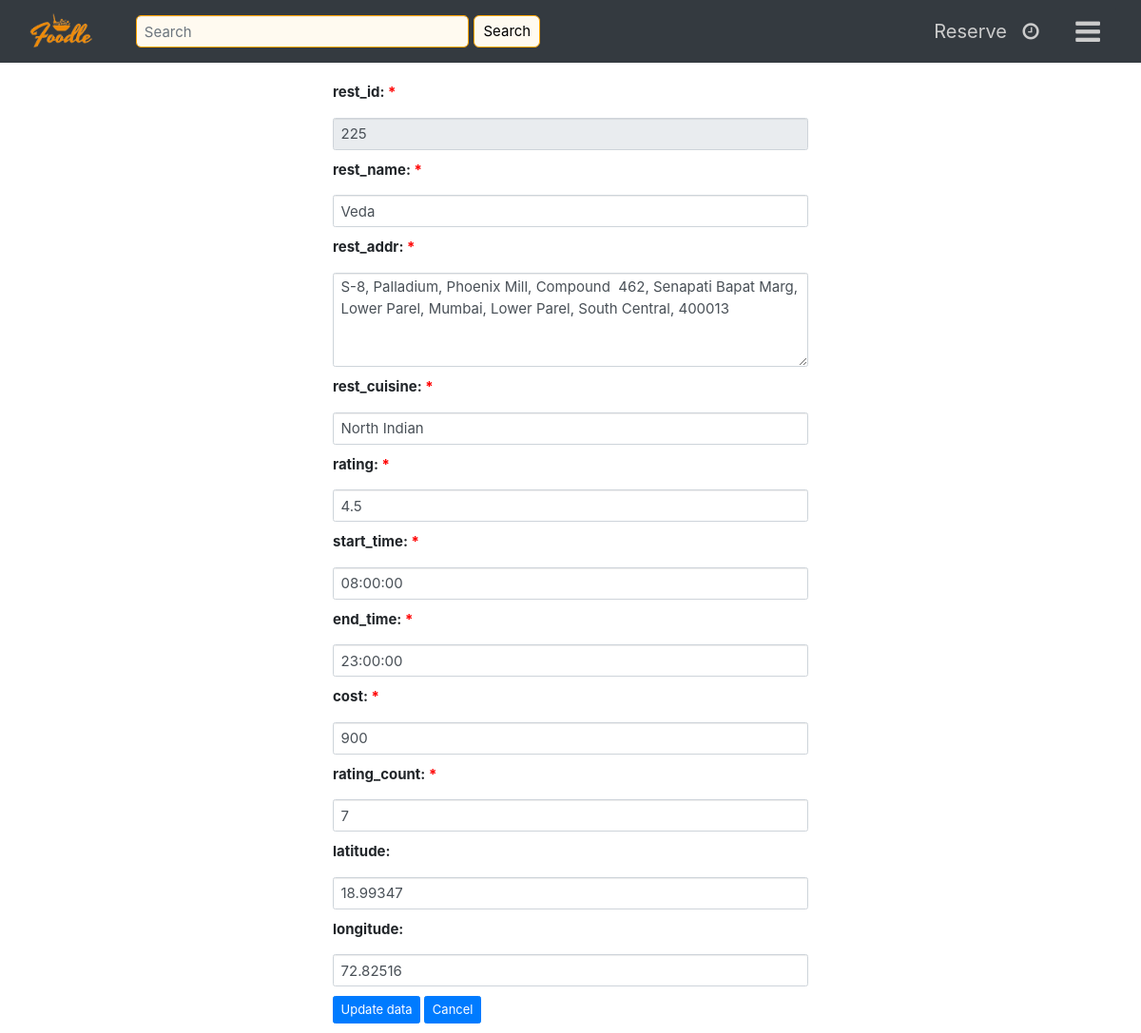
Page /rest_form.php?method=update&rest_id=225 (signed in) on the earlier database version.
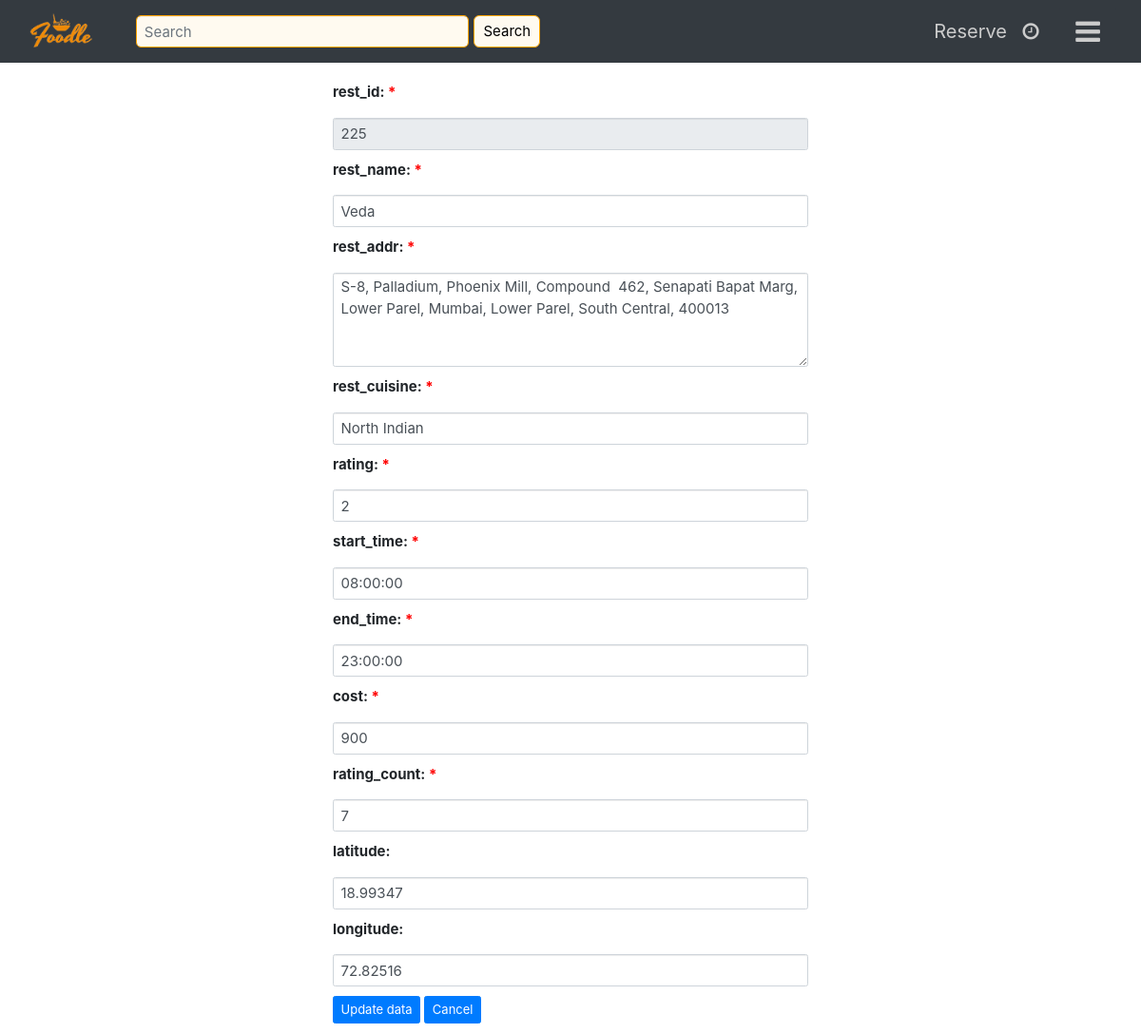
Same page on the later database version.
### tables this page shows
CREATE TABLE `rest` (
  `rest_id` int(11) NOT NULL,
  `rest_name` varchar(100) NOT NULL,
  `rest_addr` varchar(300) NOT NULL,
  `rest_cuisine` varchar(50) NOT NULL,
  `rating` float NOT NULL,
  `cost` int(11) NOT NULL,
  `start_time` time DEFAULT '08:00:00',
  `end_time` time DEFAULT '23:00:00',
  `rating_count` int(11) DEFAULT '7',
  `latitude` double NOT NULL,
  `longitude` double NOT NULL
);

### rest_form.php (the view, shortened to what this page needs)
<?php
include 'templates/header.php';
include 'templates/navbar.php';
include 'templates/db-con.php';
function addcss(){
	echo '<link rel="stylesheet" type="text/css" href="styles/forms.css">';
}
$method = $_GET['method'];
if($method == 'update')
{
	$rest_id = $_GET['rest_id'];
	$sql = "SELECT * from rest where rest_id = '$rest_id'";
	$result = mysqli_query($conn, $sql);
	$row = mysqli_fetch_assoc($result);
}
?>
<form id="login-form" action="<?php echo "update_rest.php?method=$method" ?>" name="profile" method="post" style = "font-size: 15px; width: 500px; margin: 0 auto">
        <div class="form-group" style = "margin:10px 0px 10px; font-size: inherit;">
			<?php if($method != 'insert'){?>
            <label for="rest_id">rest_id:<span style="color : red"> * </span></label>
            <input type="text" class="form-control" "margin:10px 0px 10px; font-size: inherit;" name="rest_id" id="rest_id" value="<?php if($method !='insert') echo $row ['rest_id']; ?>" readonly>
			<?php } ?>
			<label for="rest_name">rest_name:<span style="color : red"> * </span></label>
            <input type="text" class="form-control" "margin:10px 0px 10px; font-size: inherit;" name="rest_name" id="rest_name" value="<?php if($method !='insert') echo $row ['rest_name']; ?>" required>
			<label for="rest_addr">rest_addr:<span style="color : red"> * </span></label>
			<textarea class="form-control" rows="4" "margin:10px 0px 10px; font-size: inherit;" name="rest_addr" id="rest_addr" required><?php if($method !='insert') echo $row ['rest_addr']; ?></textarea>
			<label for="rest_cuisine">rest_cuisine:<span style="color : red"> * </span></label>
            <input type="text" class="form-control" "margin:10px 0px 10px; font-size: inherit;" name="rest_cuisine" id="rest_cuisine" value="<?php if($method !='insert') echo $row ['rest_cuisine']; ?>" required>
			<label for="rating">rating:<span style="color : red"> * </span></label>
            <input type="text" class="form-control" "margin:10px 0px 10px; font-size: inherit;" name="rating" id="rating" value="<?php if($method !='insert') echo $row ['rating']; ?>" required>
			<label for="start_time">start_time:<span style="color : red"> * </span></label>
            <input type="text" class="form-control" "margin:10px 0px 10px; font-size: inherit;" name="start_time" id="start_time" value="<?php if($method !='insert') echo $row ['start_time']; ?>" required>
			<label for="end_time">end_time:<span style="color : red"> * </span></label>
            <input type="text" class="form-control" "margin:10px 0px 10px; font-size: inherit;" name="end_time" id="end_time" value="<?php if($method !='insert') echo $row ['end_time']; ?>" required>
			<label for="cost">cost:<span style="color : red"> * </span></label>
            <input type="text" class="form-control" "margin:10px 0px 10px; font-size: inherit;" name="cost" id="cost" value="<?php if($method !='insert') echo $row ['cost']; ?>" required>
			<label for="rating_count">rating_count:<span style="color : red"> * </span></label>
            <input type="text" class="form-control" "margin:10px 0px 10px; font-size: inherit;" name="rating_count" id="rating_count" value="<?php if($method !='insert') echo $row ['rating_count']; ?>" required>
			<label for="latitude">latitude:</label>
            <input type="text" class="form-control" "margin:10px 0px 10px; font-size: inherit;" name="latitude" id="latitude" value="<?php if($method !='insert') echo $row ['latitude']; ?>">
			<label for="longitude">longitude:</label>
            <input type="text" class="form-control" "margin:10px 0px 10px; font-size: inherit;" name="longitude" id="longitude" value="<?php if($method !='insert') echo $row ['longitude']; ?>">
			<button type="submit" id = "submit" class="btn btn-primary" style="font-size: 13px">Update data</button>
			<button type="button" id = "cancel" class="btn btn-primary" style="font-size: 13px" onclick="location.reload()">Cancel</button>
	</div>
</form>

Differences in the rows shown:
changed rest "Veda": rating "4.5" → "2"
